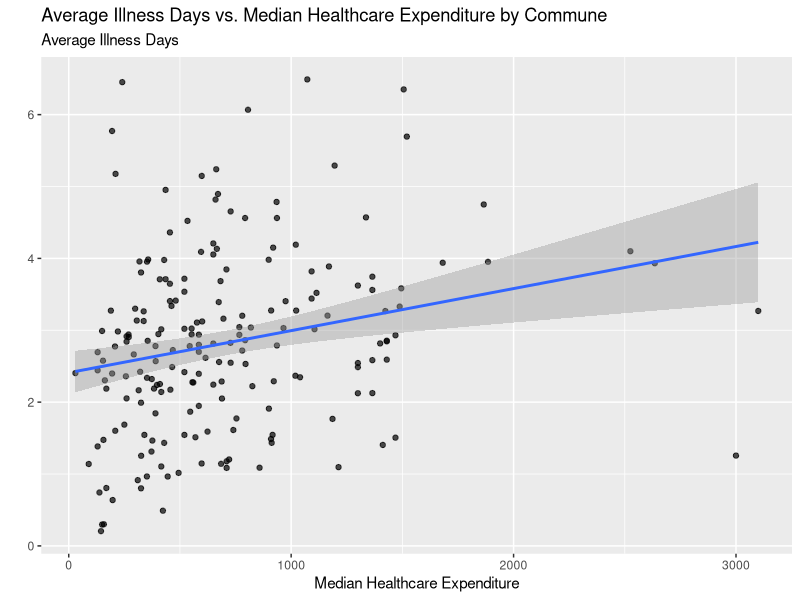

Write the R code that produced this figure.
## ---- chunk 1
# load libraries

library(tidyverse)
library(knitr)
library(kableExtra)

## ---- chunk 2
# load data

household_data <- read_csv(file = "vietnam_hh.csv")
indiv_data <- read_csv(file = "vietnam_ind.csv")

## ---- chunk 3
# solution for question 2a

clean_indiv_data <- indiv_data |> 
  select(commune, age, educ, illness, injury, illdays, 
         insurance, lnhhexp, respondent_male = sex) |> 
  mutate(household_exp = exp(lnhhexp),
         across(.cols = c(commune, respondent_male,
                          injury, insurance),
                .fns = as.factor))
## ---- chunk 4
# solution for question 2b

clean_household_data <- household_data |> 
  select(commune, hhsize, lnhhexp, lnexp12m) |> 
  mutate(household_exp = exp(lnhhexp),
         healthcare_exp = exp(lnexp12m),
         commune = as.factor(commune))

## ---- chunk 5
# solution for question 3

clean_indiv_data |> 
  group_by(commune) |> 
  summarise(mean_illdays = mean(illdays)) |> 
  arrange(desc(mean_illdays)) |> 
  slice_head(n = 10) |> 
  kable()
## ---- chunk 6
# solution for question 4

commune_spending <- function(df, commune_var, spending_var){
  
  spending_summary <- df |>
    group_by({{commune_var}}) |>
    summarise(median_spending = median({{spending_var}}, na.rm = T))
  
  lowest <- spending_summary |>
    slice_min(median_spending, n = 1)

  highest <- spending_summary |>
    slice_max(median_spending, n = 1)
  
  list(lowest = lowest, highest = highest)
}
## ---- chunk 7

results <- commune_spending(df = clean_household_data,
                 commune_var = commune,
                 spending_var = healthcare_exp)

results$highest
results$lowest
## ---- chunk 8
# solution for question 5a

commune_illdays <- clean_indiv_data |> 
  group_by(commune) |> 
  summarise(mean_illdays = mean(illdays, na.rm = T))

commune_healthcare <- clean_household_data |> 
  group_by(commune) |> 
  summarise(med_healthcare_exp = median(healthcare_exp, na.rm = T))

commune_illdays |> 
  left_join(commune_healthcare, by = "commune") |> 
  ggplot(aes(x = med_healthcare_exp,
             y = mean_illdays)) +
  geom_point(alpha = 0.7) +
  geom_smooth(method = "lm") +
  labs(
    title = "Average Illness Days vs. Median Healthcare Expenditure by Commune",
    subtitle = "Average Illness Days",
    x = "Median Healthcare Expenditure",
    y = ""
  ) 
